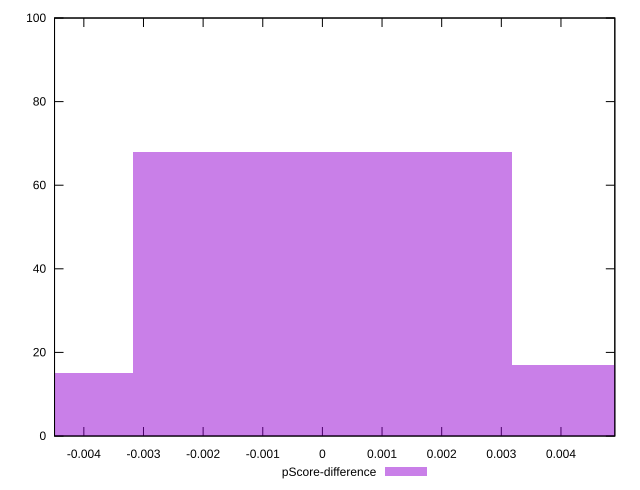

The gnuplot source for this figure:
reset

$pScoreDifference <<EOF
0 68
0.006345900476597666 17
-0.006345900476597666 15
EOF

set key outside below
set boxwidth 0.006345900476597666
set xrange [-0.0044914654655488495:0.004903045352203678]
set yrange [0:100]
set trange [0:100]
set style fill transparent solid 0.5 noborder
set terminal svg size 640, 490 enhanced background rgb 'white'
set output "report_00025_2021-02-22T21:38:55.199Z/interactive/samples/pages+cached/pScore-difference/histogram.svg"

plot $pScoreDifference title "pScore-difference" with boxes

reset
